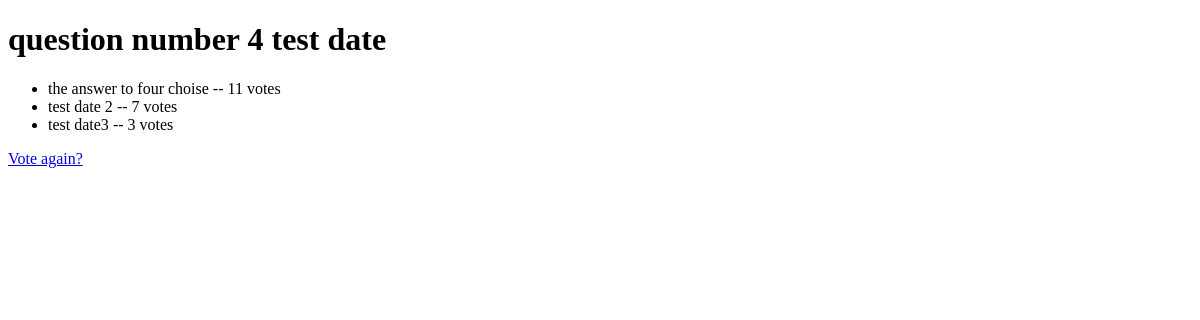
Before: /polls/5/results/ with the older database file.
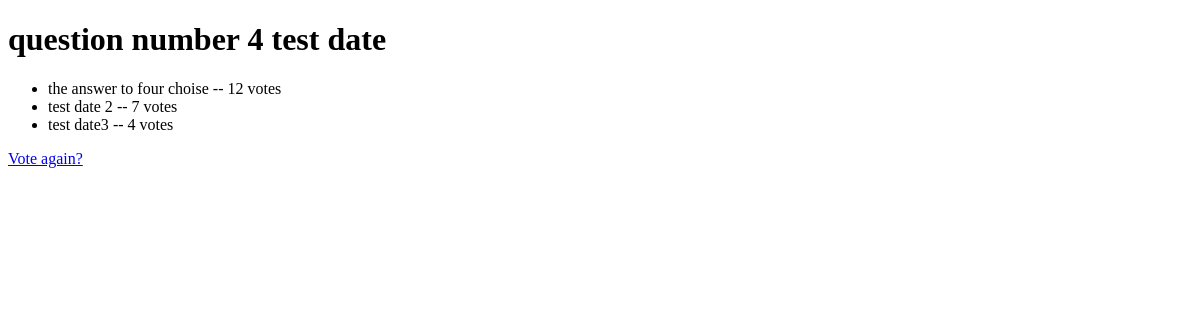
After: the same page with the newer database file.
### polls/models.py (models this page shows, shortened)
class Question(models.Model):
    question_text = models.CharField('QUESTION "test"',max_length=200)
    pub_date = models.DateTimeField("date published ' test' ")

class Choice(models.Model):
    question = models.ForeignKey(Question, on_delete=models.CASCADE)
    choice_text = models.CharField(max_length=200)
    votes = models.IntegerField(default=0)

### polls/views.py (the view)
# urls.py: url(r'^(?P<pk>[0-9]+)/results/$', views.ResultsView.as_view(), name='results'),
class ResultsView(generic.DeleteView):
    model = Question
    template_name =  'polls/results.html'

### polls/templates/polls/results.html (shortened to what this page needs)
<!DOCTYPE html>
<html lang="en">
<head>
</head>
<body>
<h1>{{ question.question_text }}</h1>
<ul>
    {% for choice in question.choice_set.all %}
        <li>{{ choice.choice_text }} -- {{ choice.votes }} vote{{ choice.votes|pluralize }}</li>
    {% endfor %}
</ul>
<a href="{% url 'polls:detail' question.id%}"> Vote again? </a>
</body>
</html>

Changed rows visible on the page:
changed Choice "the answer to four choise": votes "11" → "12"
changed Choice "test date3": votes "3" → "4"
